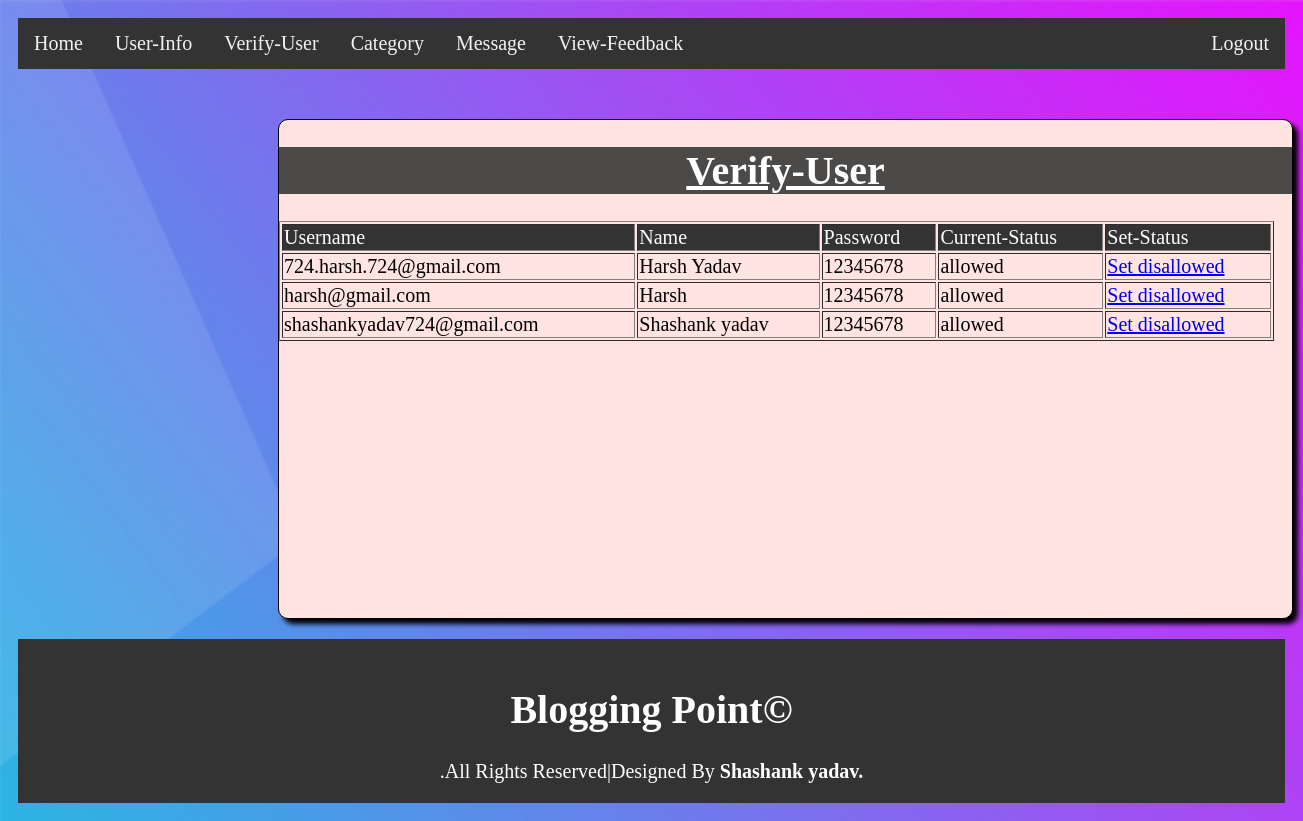
Page /verifyuser.php on the committed database.
### tables this page shows
CREATE TABLE IF NOT EXISTS `registration` (
  `username` varchar(100) NOT NULL,
  `name` varchar(100) NOT NULL,
  `pswd` varchar(100) NOT NULL,
  `state` varchar(100) NOT NULL,
  `city` varchar(100) NOT NULL,
  `address` varchar(200) NOT NULL,
  `dob` varchar(100) NOT NULL,
  `mob` int(50) NOT NULL,
  `utype` varchar(50) NOT NULL,
  `uphoto` varchar(200) NOT NULL,
  `status` varchar(100) NOT NULL,
  PRIMARY KEY (`username`)
);

### verifyuser.php (the view, shortened to what this page needs)
<?php include("adnav.php")?>
<!DOCTYPE html>
<html>
<head>
</head>
<body>
<div class="div1"  style="overflow-y:scroll;">
<h1 style="text-align: center;background-color:#4C4A48;color:white;"><u>Verify-User</u></h1>
        <table border="1px" width="995" >
        <tr style="background-color:#333;color: white;">
            <td>Username</td>
            <td>Name</td>
            <td>Password</td>
            <td>Current-Status</td>
            <td>Set-Status</td>
        </tr>
        <?php
$con=mysqli_connect("127.0.0.1","root","","blog_portal");
$query="select registration.username,registration.name,login.pswd,registration.status from registration,login where registration.username=login.username";
$res=mysqli_query($con,$query);
while($row=mysqli_fetch_array($res))
{
        $user=$row[0];
        $name=$row[1];
        $pswd=$row[2];
        $status=$row[3];
echo"<tr><td>".$user."</td><td>".$name."</td><td>".$pswd."</td><td>".$status."</td>";
if($status == "allowed")
            {
                $str = "disallowed";
            }
            echo "<td><a href='setstatus.php?id=".$user."&stat=".$str."'> Set ".$str."</a></td>";
            echo "</tr>";
            }
            ?>
            </table>
            </div>
            <div class="footer">
            <h1>Blogging Point&copy;</h1>.All Rights Reserved|Designed By <b>Shashank yadav.</b>
            </div>
            </body>
            </html>

### adnav.php (style rules this page uses)
* { box-sizing: border-box; }
body { padding: 10px; background: url(Images/b4.jpg); background-repeat: no-repeat; background-size: 1920px 1965px; font-family: 'Playfair Display', serif; font-size:20px; }
.footer { padding: 20px; text-align: center; background: #333; margin-top: 20px; color: white; }
.div1 { width:1100px; height:500px; margin-left:0px; margin-top:50px; box-sizing: border-box; box-shadow:5px 5px 5px 2px black; border-radius:10px; border:1px solid black ; background-color:mistyrose; }

### verifyuser.php (style rules this page uses)
.div1 { width:1015px; height:500px; background-color:mistyrose; margin-left:260px; margin-top: 50px; box-sizing:border-box; box-shadow:5px 5px 5px black; border-radius:10px; }

### rows in the picture
registration: username "724.harsh.724@gmail.com", name "Harsh Yadav", login.pswd "12345678", status "allowed", status "disallowed"
registration: username "harsh@gmail.com", name "Harsh", login.pswd "12345678", status "allowed", status "disallowed"
registration: username "shashankyadav724@gmail.com", name "Shashank yadav", login.pswd "12345678", status "allowed", status "disallowed"
